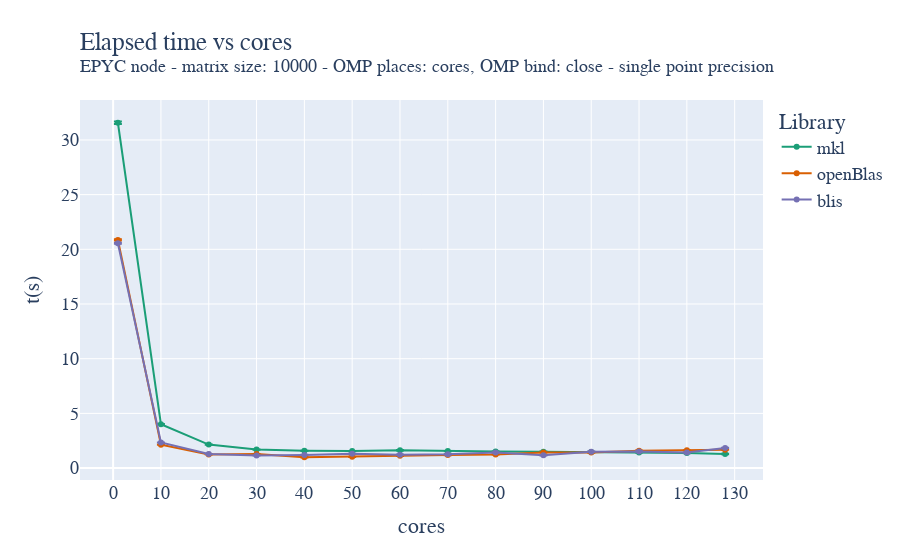

Here is the notebook cell this chart was saved with:
### Code cell
fig = go.Figure()

fig.add_trace(go.Scatter(x=mkl_float_avg["cores"]["mean"], y=mkl_float_avg["time"]["mean"], name='mkl',
                         error_y=dict(
                             type="data",
                             array=mkl_float_avg["time"]["std"],
                             visible=True)))
fig.add_trace(go.Scatter(x=oblas_float_avg["cores"]["mean"], y=oblas_float_avg["time"]["mean"], name='openBlas',
                         error_y=dict(
                             type="data",
                             array=oblas_float_avg["time"]["std"],
                             visible=True)))
fig.add_trace(go.Scatter(x=blis_float_avg["cores"]["mean"], y=blis_float_avg["time"]["mean"], name='blis',
                         error_y=dict(
                             type="data",
                             array=blis_float_avg["time"]["std"],
                             visible=True)))

fig.update_layout(
    title=go.layout.Title(
        text="Elapsed time vs cores<br><sup>EPYC node - matrix size: 10000 - OMP places: cores, OMP bind: close - single point precision</sup>",
        xref="paper",
        x=0,
    ),
    xaxis_title="cores",
    xaxis = dict(
        tickmode = 'linear',
        tick0 = '0',
        dtick = '10'
    ),
    yaxis_title="t(s)",
    legend_title="Library",
    font=dict(
        family="Courier New, monospace",
        size=18,
    ),
    colorway=["#1b9e77","#d95f02", "#7570b3"]
)
fig.show()
fig.write_image("/home/andres/hpc/Foundations_of_HPC_2022/Assignment/my_assignment/report/images/fixed_size_epyc_float_time_close.pdf", height=500, width=1000)

### Figure 1 — Plotly figure (JSON) as saved in the notebook; plotly's stock layout.template omitted (floating-point values rounded to 4 significant figures)
{"data": [{"error_y": {"array": [0.1154, 0.01912, 0.007348, 0.0164, 0.0132, 0.006006, 0.01859, 0.01226, 0.007696, 0.00674, 0.01138, 0.008595, 0.01483, 0.02134], "type": "data", "visible": true}, "name": "mkl", "type": "scatter", "x": [1, 10, 20, 30, 40, 50, 60, 70, 80, 90, 100, 110, 120, 128], "y": [31.57, 4.009, 2.144, 1.688, 1.575, 1.552, 1.632, 1.552, 1.505, 1.503, 1.472, 1.43, 1.369, 1.292]}, {"error_y": {"array": [0.05609, 0.01264, 0.004526, 0.007037, 0.01846, 0.01289, 0.01098, 0.02248, 0.01702, 0.01725, 0.02157, 0.01984, 0.006484, 0.005606], "type": "data", "visible": true}, "name": "openBlas", "type": "scatter", "x": [1, 10, 20, 30, 40, 50, 60, 70, 80, 90, 100, 110, 120, 128], "y": [20.86, 2.14, 1.244, 1.282, 0.9886, 1.025, 1.119, 1.204, 1.25, 1.431, 1.417, 1.58, 1.622, 1.675]}, {"error_y": {"array": [0.04404, 0.006147, 0.004143, 0.003143, 0.003604, 0.01522, 0.01182, 0.02291, 0.008104, 0.006091, 0.0101, 0.01762, 0.009395, 0.01499], "type": "data", "visible": true}, "name": "blis", "type": "scatter", "x": [1, 10, 20, 30, 40, 50, 60, 70, 80, 90, 100, 110, 120, 128], "y": [20.56, 2.34, 1.283, 1.144, 1.204, 1.302, 1.222, 1.256, 1.43, 1.161, 1.497, 1.523, 1.421, 1.839]}], "layout": {"colorway": ["#1b9e77", "#d95f02", "#7570b3"], "font": {"family": "Courier New, monospace", "size": 18}, "legend": {"title": {"text": "Library"}}, "title": {"text": "Elapsed time vs cores<br><sup>EPYC node - matrix size: 10000 - OMP places: cores, OMP bind: close - single point precision</sup>", "x": 0, "xref": "paper"}, "xaxis": {"dtick": "10", "tick0": "0", "tickmode": "linear", "title": {"text": "cores"}}, "yaxis": {"title": {"text": "t(s)"}}}}
